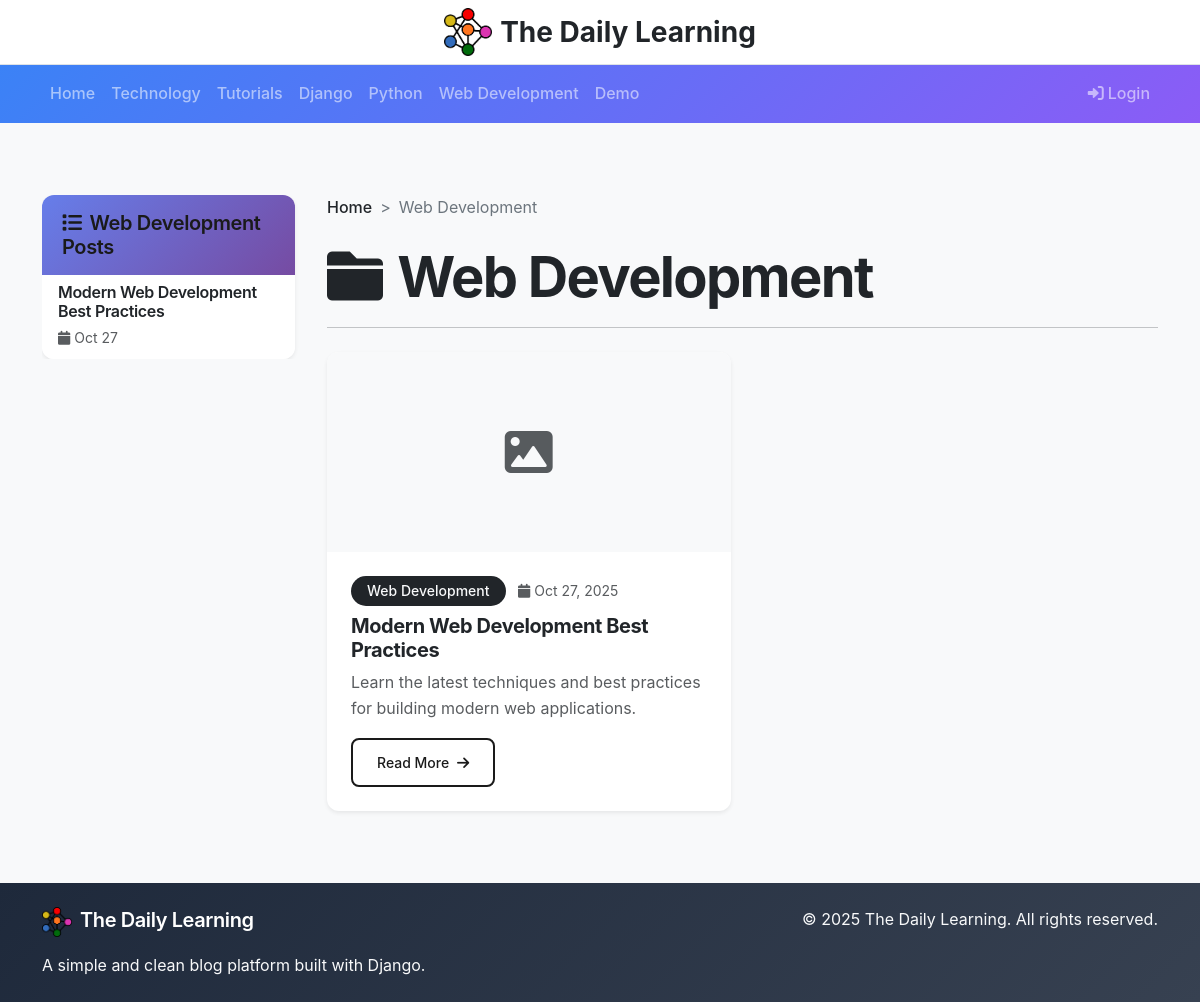
Page /category/web-development/ on the earlier database version.
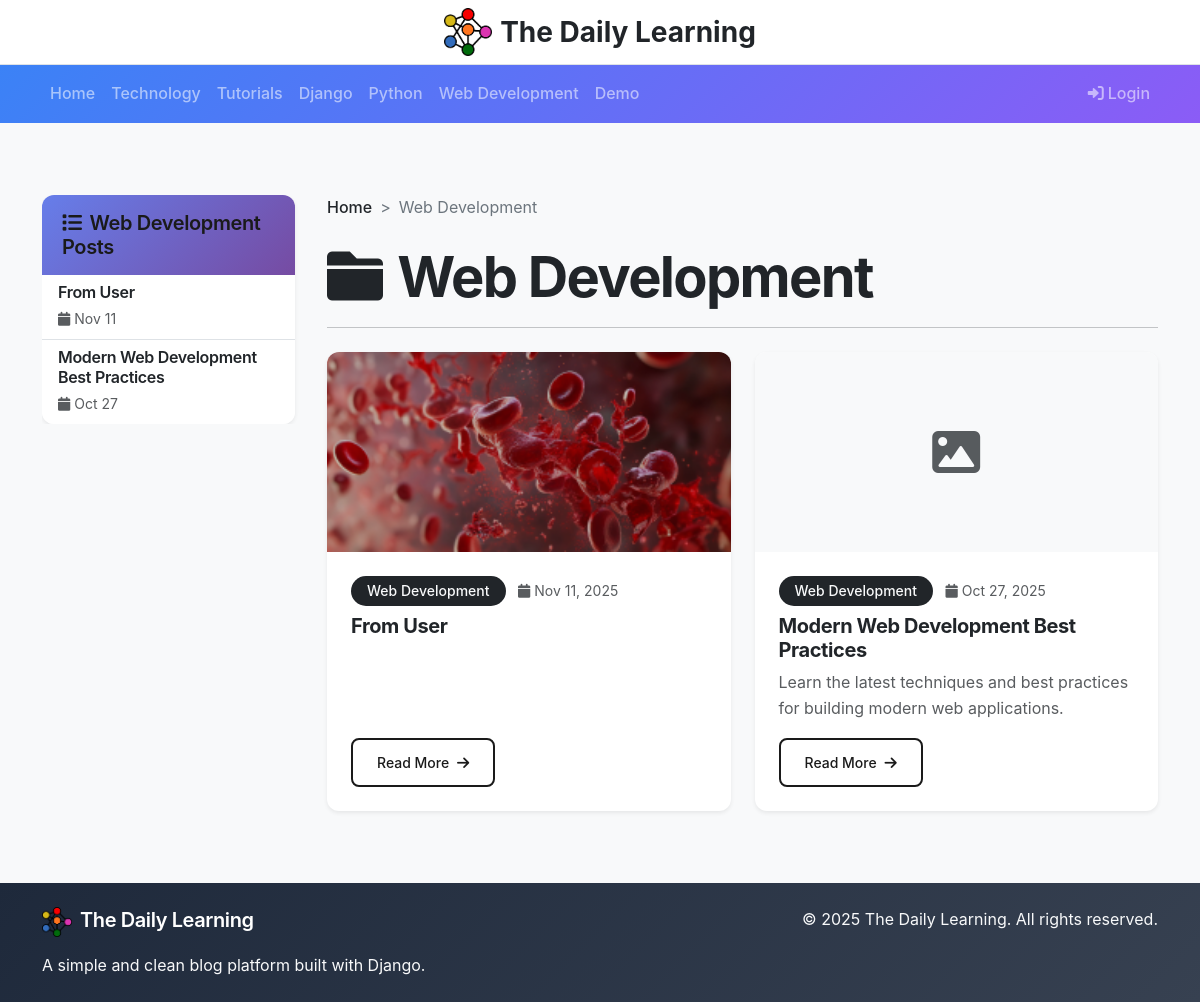
Same page on the later database version.
### blog/models.py (models this page shows, shortened)
class Category(models.Model):
    name = models.CharField(max_length=100)
    slug = models.SlugField(unique=True)
    description = models.TextField(blank=True)
    created_at = models.DateTimeField(auto_now_add=True)
    class Meta:
        verbose_name_plural = "Categories"

class Post(models.Model):
    STATUS_CHOICES = [
        ('draft', 'Draft'),
        ('published', 'Published'),
    ]
    title = models.CharField(max_length=200)
    slug = models.SlugField(unique=True)
    author = models.ForeignKey(User, on_delete=models.CASCADE)
    category = models.ForeignKey(Category, on_delete=models.CASCADE, related_name='posts')
    content = models.TextField(help_text="You can add images, videos, and YouTube links here")
    excerpt = models.TextField(max_length=500, blank=True, help_text="Brief description of the post")
    featured_image = models.ImageField(upload_to='blog_images/', blank=True, null=True)
    youtube_url = models.CharField(max_length=200, blank=True, help_text="YouTube URL (e.g., https://www.youtube.com/watch?v=VIDEO_ID)")
    video_file = models.FileField(upload_to='blog_videos/', blank=True, null=True, help_text="Upload video file")
    status = models.CharField(max_length=10, choices=STATUS_CHOICES, default='draft')
    created_at = models.DateTimeField(auto_now_add=True)
    updated_at = models.DateTimeField(auto_now=True)
    published_at = models.DateTimeField(null=True, blank=True)
    class Meta:
        ordering = ['-created_at']

### blog/views.py (the view)
# urls.py: path('category/<slug:slug>/', views.category_posts, name='category_posts'),
def category_posts(request, slug):
    category = get_object_or_404(Category, slug=slug)
    posts = Post.objects.filter(
        category=category,
        status='published'
    ).select_related('author', 'category')
    categories = Category.objects.all()
    paginator = Paginator(posts, 6)
    page_number = request.GET.get('page')
    posts = paginator.get_page(page_number)
    context = {
        'posts': posts,
        'category': category,
        'categories': categories,
    }
    return render(request, 'blog/category_posts.html', context)

### templates/blog/category_posts.html (shortened to what this page needs)
{% extends 'blog/base.html' %}
{% block content %}
<div class="row">
    <div class="col-lg-3">
        <div class="category-sidebar-scroll">
            <div class="card border-0 shadow-sm">
                <div class="card-header bg-dark text-light">
                    <h5 class="mb-0">
                        <i class="fas fa-list me-2"></i>{{ category.name }} Posts
                    </h5>
                </div>
                <div class="card-body p-0">
                    <div class="list-group list-group-flush">
                        {% for post in posts %}
                        <a href="{% url 'post_detail' post.slug %}" class="list-group-item list-group-item-action hover-item" style="transition: all 0.2s;">
                            <div class="d-flex w-100 justify-content-between">
                                <h6 class="mb-1 text-dark">{{ post.title|truncatewords:6 }}</h6>
                            </div>
                            <small class="text-muted">
                                <i class="fas fa-calendar me-1"></i>{{ post.created_at|date:"M d" }}
                            </small>
                        </a>
                        {% endfor %}
                    </div>
                </div>
            </div>
        </div>
    </div>
    <div class="col-lg-9">
        <div class="mb-4">
            <nav aria-label="breadcrumb">
                <ol class="breadcrumb">
                    <li class="breadcrumb-item"><a href="{% url 'post_list' %}" class="text-dark">Home</a></li>
                    <li class="breadcrumb-item active">{{ category.name }}</li>
                </ol>
            </nav>
            <h1 class="display-4 fw-bold text-dark mb-3">
                <i class="fas fa-folder me-3"></i>{{ category.name }}
            </h1>
            <hr class="border-dark">
        </div>
        {% if posts %}
            <div class="row">
                {% for post in posts %}
                <div class="col-md-6 mb-4">
                    <div class="card h-100 shadow-sm border-0">
                        {% if post.featured_image %}
                        <img src="{{ post.featured_image.url }}" class="card-img-top" alt="{{ post.title }}" style="height: 200px; object-fit: cover;">
                        {% else %}
                        <div class="card-img-top bg-light d-flex align-items-center justify-content-center" style="height: 200px;">
                            <i class="fas fa-image fa-3x text-muted"></i>
                        </div>
                        {% endif %}
                        <div class="card-body d-flex flex-column">
                            <div class="mb-2">
                                <span class="badge bg-dark text-light">{{ post.category.name }}</span>
                                <small class="text-muted ms-2">
                                    <i class="fas fa-calendar me-1"></i>{{ post.created_at|date:"M d, Y" }}
                                </small>
                            </div>
                            <h5 class="card-title fw-bold">
                                <a href="{% url 'post_detail' post.slug %}" class="text-dark text-decoration-none">
                                    {{ post.title }}
                                </a>
                            </h5>
                            {% if post.excerpt %}
                            <p class="card-text text-muted flex-grow-1">{{ post.excerpt|truncatewords:20 }}</p>
                            {% endif %}
                            <div class="mt-auto">
                                <a href="{% url 'post_detail' post.slug %}" class="btn btn-outline-dark btn-sm">
                                    Read More <i class="fas fa-arrow-right ms-1"></i>
                                </a>
                            </div>
                        </div>
                    </div>
                </div>
                {% endfor %}
            </div>
        {% endif %}
    </div>
</div>
{% endblock %}

### templates/blog/base.html (shortened to what this page needs)
<!DOCTYPE html>
<html lang="en">
<head>
    <link href="https://cdn.jsdelivr.net/npm/bootstrap@5.3.0/dist/css/bootstrap.min.css" rel="stylesheet">
    <link rel="stylesheet" href="{% load static %}{% static 'css/style.css' %}">
    <link rel="stylesheet" href="https://cdnjs.cloudflare.com/ajax/libs/font-awesome/6.0.0/css/all.min.css">
</head>
<body>
    <div class="w-100 py-2 bg-white border-bottom shadow-sm">
        <div class="container d-flex flex-column align-items-center justify-content-center">
            <a class="d-flex align-items-center text-decoration-none" href="{% url 'post_list' %}">
                <img src="{% load static %}{% get_media_prefix %}Logo/site_logo.png" alt="The Daily Learning" height="48" class="me-2">
                <span class="fs-3 fw-bold text-dark">The Daily Learning</span>
            </a>
        </div>
    </div>
    <nav class="navbar navbar-expand-lg navbar-dark position-sticky top-0 z-2">
        <div class="container">
            <div class="d-flex w-100 justify-content-between align-items-center">
                <div class="d-flex align-items-center">
                    <div class="collapse navbar-collapse show" id="navbarNav">
                        <ul class="navbar-nav me-auto mb-2 mb-lg-0">
                            <li class="nav-item">
                                <a class="nav-link" href="{% url 'post_list' %}">Home</a>
                            </li>
                            {% for category in categories %}
                            <li class="nav-item">
                                <a class="nav-link" href="{% url 'category_posts' category.slug %}">{{ category.name }}</a>
                            </li>
                            {% endfor %}
                        </ul>
                    </div>
                </div>
                <ul class="navbar-nav ms-auto mb-2 mb-lg-0">
                    {% if user.is_authenticated %}
                        {% if user.is_superuser %}
                        <li class="nav-item">
                            <a class="nav-link" href="{% url 'admin_dashboard' %}">
                                <i class="fas fa-tachometer-alt me-1"></i>Dashboard
                            </a>
                        </li>
                        {% endif %}
                        <li class="nav-item">
                            <a class="nav-link" href="{% url 'custom_logout' %}">
                                <i class="fas fa-sign-out-alt me-1"></i>Logout
                            </a>
                        </li>
                    {% else %}
                        <li class="nav-item">
                            <a class="nav-link" href="{% url 'custom_login' %}">
                                <i class="fas fa-sign-in-alt me-1"></i>Login
                            </a>
                        </li>
                    {% endif %}
                </ul>
            </div>
        </div>
    </nav>
    <main class="container my-3 mt-5 pt-4">
        {% block content %}
        {% endblock %}
    </main>
    <footer class="footer-gradient text-light py-4 mt-5">
        <div class="container">
            <div class="row">
                <div class="col-md-6">
                    <h5><img src="{% load static %}{% get_media_prefix %}Logo/site_logo.png" alt="The Daily Learning" height="30" class="me-2">The Daily Learning</h5>
                    <p class="mb-0">A simple and clean blog platform built with Django.</p>
                </div>
                <div class="col-md-6 text-md-end">
                    <p class="mb-0">&copy; {% now "Y" %} The Daily Learning. All rights reserved.</p>
                </div>
            </div>
        </div>
    </footer>
</body>
</html>

Differences in the rows shown:
added Post: title "From User", created_at "Nov 11", featured_image (picture), category.name "Web Development", created_at "Nov 11, 2025"
